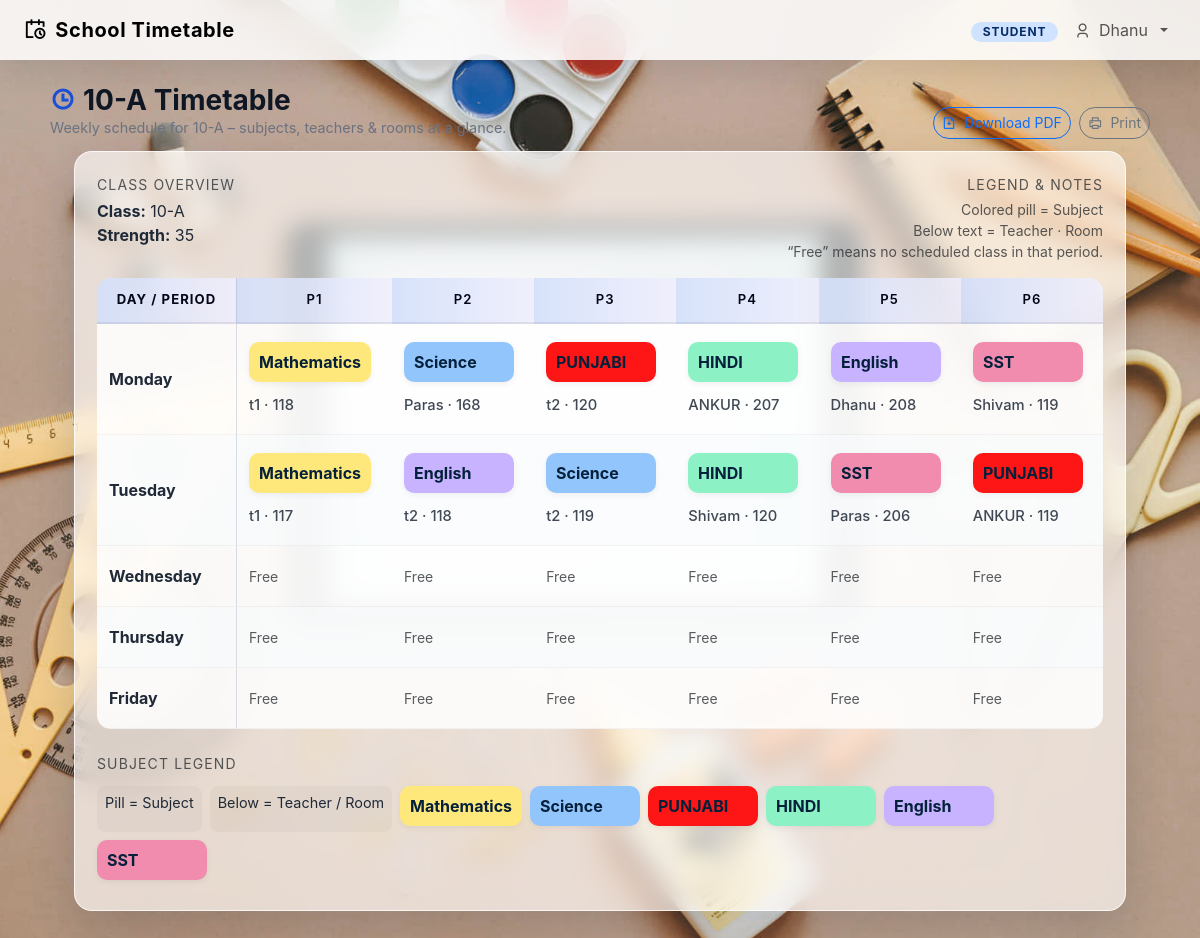
The page /class/1/ (signed in) on the database its author committed.
### scheduler/models.py (models this page shows, shortened)
class SchoolClass(models.Model):
    name = models.CharField(max_length=50)
    strength = models.PositiveIntegerField(default=30)
    class Meta:
        ordering = ["name"]

class TimetableEntry(models.Model):
    school_class = models.ForeignKey(SchoolClass, on_delete=models.CASCADE)
    period = models.ForeignKey(Period, on_delete=models.CASCADE)
    subject = models.ForeignKey(Subject, on_delete=models.CASCADE)
    teacher = models.ForeignKey(Teacher, on_delete=models.CASCADE)
    room = models.ForeignKey(Room, on_delete=models.CASCADE)
    created_at = models.DateTimeField(auto_now_add=True)
    class Meta:
        unique_together = ('school_class', 'period')
        ordering = ["school_class__name", "period__day", "period__order"]

class Subject(models.Model):
    name = models.CharField(max_length=100)
    code = models.CharField(max_length=20, blank=True)
    default_periods_per_week = models.PositiveIntegerField(default=5)
    color_code = models.CharField(
        max_length=7,
        blank=True,
        default='',
        help_text="Optional hex color for this subject, e.g. #81E6D9"
    )
    class Meta:
        ordering = ["name"]

class Teacher(models.Model):
    user = models.OneToOneField(User, on_delete=models.CASCADE)
    code = models.CharField(max_length=20, unique=True)
    max_periods_per_day = models.PositiveIntegerField(
        default=6,
        validators=[MinValueValidator(1)]
    )
    class Meta:
        ordering = ["code"]

class Room(models.Model):
    name = models.CharField(max_length=50)
    capacity = models.PositiveIntegerField(default=30)
    class Meta:
        ordering = ["name"]

### scheduler/views.py (the view)
# urls.py: path("class/<int:class_id>/", views.timetable_detail, name="timetable_detail"),
@login_required
def timetable_detail(request, class_id):
    school_class = get_object_or_404(SchoolClass, pk=class_id)
    context = _build_timetable_context_for_class(school_class)
    return render(request, "scheduler/timetable_detail.html", context)

### scheduler/templates/scheduler/timetable_detail.html (shortened to what this page needs)
{% extends "scheduler/base.html" %}
{% load i18n %}
{% block header_title %}
  {{ school_class.name }} Timetable
{% endblock %}
{% block header_subtitle %}
  Weekly schedule for {{ school_class.name }} – subjects, teachers & rooms at a glance.
{% endblock %}
{% block header_actions %}
  <div class="d-flex gap-2">
    <a href="{% url 'scheduler:timetable_pdf' school_class.id %}"
       class="btn btn-sm btn-outline-primary btn-pill"
       target="_blank">
      <i class="ri-file-download-line me-1"></i> Download PDF
    </a>
    <button type="button"
            class="btn btn-sm btn-outline-secondary btn-pill"
            onclick="window.print()">
      <i class="ri-printer-line me-1"></i> Print
    </button>
  </div>
{% endblock %}
{% block content %}
  <div class="row mb-3">
    <div class="col-md-6">
      <div class="small text-muted text-uppercase" style="letter-spacing:.08em;">
        Class Overview
      </div>
      <div class="mt-1">
        <strong>Class:</strong> {{ school_class.name }}<br>
        <strong>Strength:</strong> {{ school_class.strength }}
      </div>
    </div>
    <div class="col-md-6 text-md-end mt-3 mt-md-0">
      <div class="small text-muted text-uppercase" style="letter-spacing:.08em;">
        Legend & Notes
      </div>
      <div class="mt-1 small text-muted">
        Colored pill = Subject<br>
        Below text = Teacher · Room<br>
        “Free” means no scheduled class in that period.
      </div>
    </div>
  </div>
  <div class="table-responsive">
    <table class="timetable">
      <thead>
        <tr>
          <th class="day-cell">Day / Period</th>
          {% for order in period_orders %}
            <th>
              <div class="fw-semibold">P{{ order }}</div>
            </th>
          {% endfor %}
        </tr>
      </thead>
      <tbody>
        {% for row in rows %}
          <tr>
            <td class="day-cell">
              {{ row.label }}
            </td>
            {% for entry in row.cells %}
              <td>
                {% if entry %}
                  <span class="subject-pill"
                        data-subject="{{ entry.subject.name|escape }}"
                        {% if entry.subject.color_code %}
                          data-color="{{ entry.subject.color_code }}"
                        {% endif %}>
                    {{ entry.subject.name }}
                  </span>
                  <span class="meta">
                    {{ entry.teacher.user.get_full_name|default:entry.teacher.user.username }}
                    &middot;
                    {{ entry.room.name }}
                  </span>
                {% else %}
                  <span class="text-muted small">Free</span>
                {% endif %}
              </td>
            {% endfor %}
          </tr>
        {% endfor %}
      </tbody>
    </table>
  </div>
  <div class="mt-4">
    <div class="small text-muted text-uppercase mb-2" style="letter-spacing:.08em;">
      Subject Legend
    </div>
    <div class="legend" id="subject-legend">
      <div class="item">Pill = Subject</div>
      <div class="item">Below = Teacher / Room</div>
    </div>
  </div>
{% endblock %}

### scheduler/templates/scheduler/base.html (shortened to what this page needs)
{% load static %}
<!doctype html>
<html lang="en">
<head>
  <link href="https://cdn.jsdelivr.net/npm/bootstrap@5.3.0/dist/css/bootstrap.min.css" rel="stylesheet">
  <link rel="stylesheet" href="https://cdn.jsdelivr.net/npm/remixicon@4.3.0/fonts/remixicon.css">
</head>
<body>
<div class="app-shell">
  <nav class="navbar navbar-expand-lg navbar-blur sticky-top">
    <div class="container-fluid px-4">
      <a class="navbar-brand d-flex align-items-center gap-2" href="#">
        <i class="ri-calendar-schedule-line"></i>
        <span>School Timetable</span>
      </a>
      <div class="collapse navbar-collapse justify-content-end" id="topNavbar">
        <ul class="navbar-nav align-items-center gap-2">
          {% if user.is_authenticated %}
            <li class="nav-item">
              <span class="badge bg-primary-subtle text-primary-emphasis badge-role">
                {% if user.profile.role == "ADMIN" %}Admin
                {% elif user.profile.role == "TEACHER" %}Teacher
                {% elif user.profile.role == "STUDENT" %}Student
                {% else %}User{% endif %}
              </span>
            </li>
            <li class="nav-item dropdown">
              <a class="nav-link dropdown-toggle d-flex align-items-center gap-2" href="#" data-bs-toggle="dropdown">
                <i class="ri-user-3-line"></i>
                <span>{{ user.username }}</span>
              </a>
            </li>
          {% else %}
            <li class="nav-item">
              <a class="btn btn-sm btn-primary btn-pill" href="{% url 'login' %}">
                <i class="ri-login-circle-line me-1"></i> Login
              </a>
            </li>
          {% endif %}
        </ul>
      </div>
    </div>
  </nav>
  <header class="page-header">
    <div class="page-header-inner">
      <div>
        <h1 class="page-title">
          <i class="ri-time-line"></i>
          {% block header_title %}Timetable{% endblock %}
        </h1>
        <p class="page-subtitle">
          {% block header_subtitle %}View and manage the class schedule in one beautiful view.{% endblock %}
        </p>
      </div>
      {% block header_actions %}{% endblock %}
    </div>
  </header>
  <main class="container-inner">
    <div class="glass-card">
      {% block content %}{% endblock %}
    </div>
  </main>
</div>
</body>
</html>

### rows shown on the page
SchoolClass: name "10-A", strength "35"
TimetableEntry: subject.name "Mathematics", teacher.user.get_full_name "t1", room.name "118"
TimetableEntry: subject.name "Science", teacher.user.get_full_name "Paras", room.name "168"
TimetableEntry: subject.name "PUNJABI", teacher.user.get_full_name "t2", room.name "120"
TimetableEntry: subject.name "HINDI", teacher.user.get_full_name "ANKUR", room.name "207"
TimetableEntry: subject.name "English", teacher.user.get_full_name "Dhanu", room.name "208"
TimetableEntry: subject.name "SST", teacher.user.get_full_name "Shivam", room.name "119"
TimetableEntry: subject.name "Mathematics", teacher.user.get_full_name "t1", room.name "117"
TimetableEntry: subject.name "English", teacher.user.get_full_name "t2", room.name "118"
TimetableEntry: subject.name "Science", teacher.user.get_full_name "t2", room.name "119"
TimetableEntry: subject.name "HINDI", teacher.user.get_full_name "Shivam", room.name "120"
TimetableEntry: subject.name "SST", teacher.user.get_full_name "Paras", room.name "206"
TimetableEntry: subject.name "PUNJABI", teacher.user.get_full_name "ANKUR", room.name "119"

### other values the page prints
{{ user.username }} "Dhanu"
{{ order }} "1" "2" "3" "4" "5" "6"
{{ row.label }} "Monday" "Tuesday" "Wednesday" "Thursday" "Friday"
